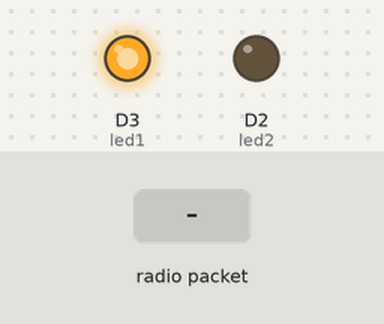
The sketch below on a simulated ESP8266 (NodeMCU). On the bench: output pins drawn as LEDs (lit = HIGH). The test bench sets the inputs (shaded band). WiFi joins after 1.5 s; servers stay silent unless stated; uploads are accepted with an empty reply; no radio packets arrive unless stated; what the sketch prints to the serial monitor is not drawn.

Above: at 2.7 s.
2.8 s: radio packet "1" arrives
At 4.8 s:
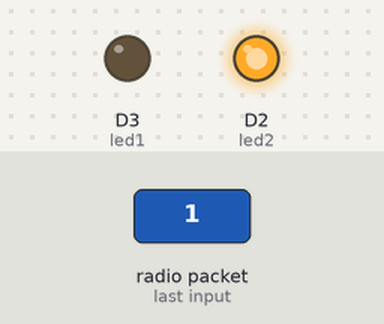
Timing chart, 0 to 6.3 s (numbered marks = the images above; inputs shaded):
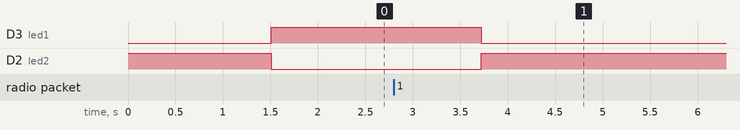

The sketch:

emissor.ino
```cpp
#include <SPI.h>
#include <nRF24L01.h>
#include <RF24.h>
#include <ESP8266WiFi.h>
#include <ESP8266HTTPClient.h>

#define senha "xx"
#define led1 D3      //led de inicialização se estiver tudo ok!!!!
#define led2 D2      //led de aguardo de inicialização!!!!

RF24 radio(D4,D8);                      //definindo portas CE e CSN
WiFiServer server(80);

const char* ssid = "Osneto";            //VARIÁVEL QUE ARMAZENA O NOME DA REDE SEM FIO EM QUE VAI CONECTAR
const char* password = "osvaldo1983";   //VARIÁVEL QUE ARMAZENA A SENHA DA REDE SEM FIO EM QUE VAI CONECTAR
const char* url = "http://104.154.254.106/medicoes";

const uint64_t pipe1 = 0xE14BC8F482LL;  //endereço de comunicação para abertura de pipe
char recebidos[32];                     //variável que receberá a mensagem a enviar

String enviarServidor = "";
int i=0;

void setup()
{
  pinMode(led1, OUTPUT);     //definindo portas para led de verificação
  pinMode(led2, OUTPUT);     //definindo portas para led de verificação
  digitalWrite(led2, HIGH);       //acendendo led para verificação visual de inicialização
  Serial.begin(115200);
  Serial.println("Iniciando configuração WIFI...");
  Serial.println("Iniciando configuração radio...");
  radio.begin();                     //Inicializa a comunicaçao entre os módulos
  radio.openReadingPipe(1, pipe1);   //Entra em modo de recepcao
  radio.startListening();            //Entra em modo de recepcao
  radio.setDataRate(RF24_250KBPS);   //Define a taxa de transmissão
  Serial.println("Radio configurado");

  WiFi.begin(ssid, password); //PASSA OS PARÂMETROS PARA A FUNÇÃO QUE VAI FAZER A CONEXÃO COM A REDE SEM FIO

  while (WiFi.status() != WL_CONNECTED){
    delay(500); //ENQUANTO STATUS FOR DIFERENTE DE CONECTADO
    //acender led vermelho
  }
  server.begin();
  digitalWrite(led2, LOW);
  digitalWrite(led1, HIGH);
  //acender led verde
  Serial.print("Conectado a rede WIFI ");
  Serial.println(ssid);
  Serial.print("http://"); //ESCREVE O TEXTO NA SERIAL
  Serial.println(WiFi.localIP()); //ESCREVE NA SERIAL O IP RECEBIDO DENTRO DA REDE SEM FIO (O IP NESSA PRÁTICA É RECEBIDO DE FORMA AUTOMÁTICA)
}
void loop(){
  if (radio.available()){
    Serial.println("Sinal recebido....");
    radio.read(&recebidos, sizeof(recebidos));  //lendo informações contidas no pipe1 e armazenando em recebidos
    Serial.print("Recebendo dado: ");
    Serial.println(recebidos);
    Serial.println("Iniciando formatação json da mensagem recebida ....");
    tratamentoRecebido();
    if(enviarServidor.length()>0){
      Serial.print("Formato Json:");
      Serial.println(enviarServidor);
      enviandoServidor();
    }
  }

  delay(1000);    //delay para estabilização do sistema
}

void tratamentoRecebido(){
  enviarServidor = "{ \"id\": \"" + String(recebidos[0]) + "\", \"s\": \"" + senha + "\", \"u\": " + String(recebidos[22])+String(recebidos[23])+
                    ", \"t\": " + String(recebidos[19])+String(recebidos[20]) + ", \"data\": \""+String(recebidos[2])+String(recebidos[3])+"/"+String(recebidos[5])+
                    String(recebidos[6])+"/"+String(recebidos[8])+String(recebidos[9])+String(recebidos[10])+String(recebidos[11])+" "+String(recebidos[13])+String(recebidos[14])+":"+
                    String(recebidos[16])+String(recebidos[17])+ "\" }";
}

void enviandoServidor(){
  String payload;
  int httpCode;
  if (WiFi.status() == WL_CONNECTED){
    HTTPClient http;
    http.begin(url);
    http.addHeader("Content-Type", "application/json");
    httpCode = http.POST(enviarServidor);
    payload = http.getString();
  }
  Serial.print("Payload:");
  Serial.println(payload);
  Serial.print("httpCode:");
  Serial.println(httpCode);
  if(httpCode==201){
    digitalWrite(led2, LOW);
    digitalWrite(led1, HIGH);
  } else {
    digitalWrite(led1, LOW);
    digitalWrite(led2, HIGH);
  }
}
```

Measured:
- after the input at 2.8 s, D3 (led1): HIGH → LOW after 0.92 s; D2 (led2): LOW → HIGH after 0.92 s
